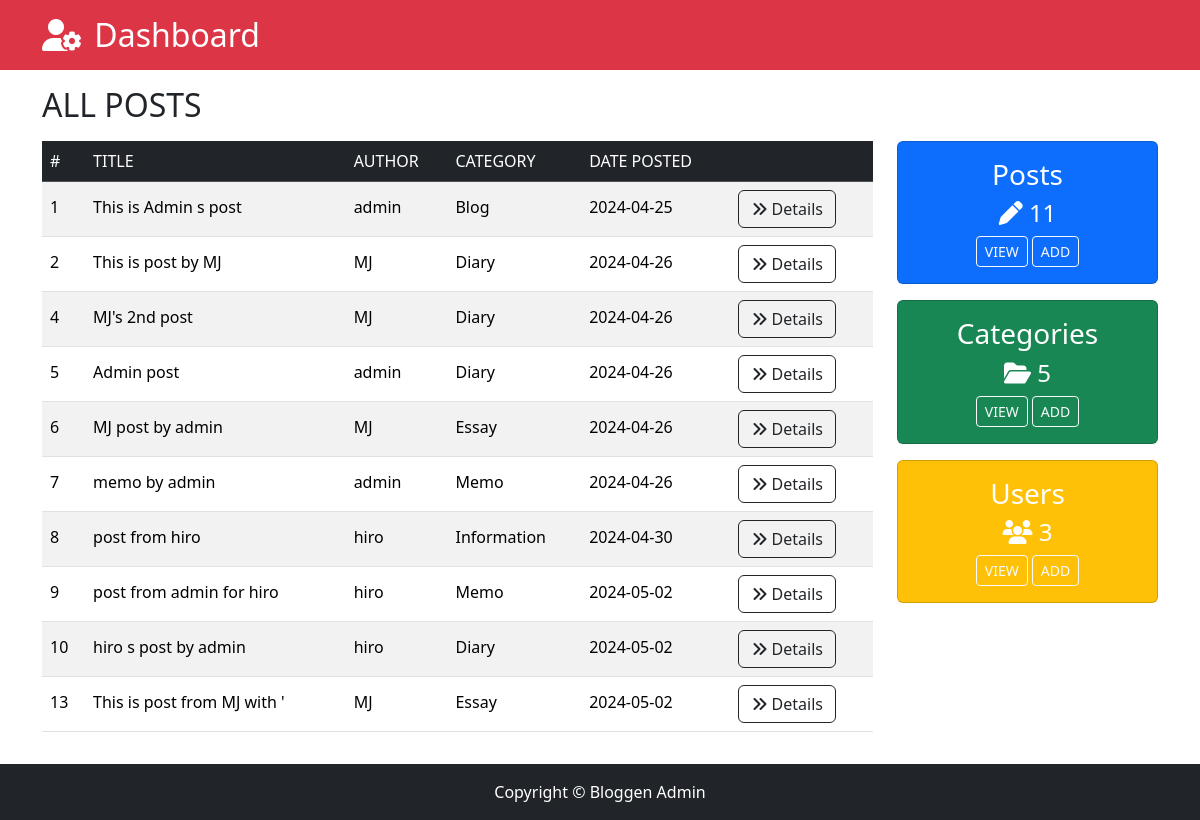
Page /dashboard.php on the committed database.
### tables this page shows
CREATE TABLE `posts` (
  `post_id` int(11) NOT NULL,
  `post_title` varchar(45) NOT NULL,
  `post_message` text NOT NULL,
  `date_posted` date NOT NULL,
  `account_id` int(11) NOT NULL,
  `category_id` int(11) NOT NULL
);

CREATE TABLE `accounts` (
  `account_id` int(11) NOT NULL,
  `username` varchar(15) NOT NULL,
  `password` varchar(255) NOT NULL,
  `role` varchar(1) DEFAULT 'U'
);

CREATE TABLE `categories` (
  `category_id` int(11) NOT NULL,
  `category_name` varchar(45) NOT NULL
);

### app/post-function.php (called while the page is built, shortened)
<?php
function getAllPosts($conn)
{
    $sql =
        "SELECT
        `posts`.`post_id` AS `id`,
        `posts`.`post_title` AS `title`,
        `accounts`.`username` AS `author`,
        `categories`.`category_name` AS `category`,
        `posts`.`date_posted` AS `date_posted`
        FROM `posts`
        INNER JOIN `accounts` ON `posts`.`account_id` = `accounts`.`account_id`
        INNER JOIN `categories` ON `posts`.`category_id` = `categories`.`category_id`";
    if ($result = $conn->query($sql)) {
        while ($post = $result->fetch_assoc()) {
            $all_posts[] = $post;
        }
        return $all_posts;
    } else {
        die("Error retrieving all posts: " . $conn->error);
    }
}
function getNumPosts($conn)
{
    $sql =
        "SELECT COUNT(`post_id`) AS `num_posts`
        FROM `posts`";
    if ($result = $conn->query($sql)) {
        while ($posts = $result->fetch_assoc()) {
            $num_posts = $posts['num_posts'];
        }
        return $num_posts;
    } else {
        die("Error retrieving a number of posts: " . $conn->error);
    }
}

### app/category-function.php (called while the page is built, shortened)
<?php
function getNumCategories($conn) {
    $sql =
        "SELECT COUNT(`category_id`) AS `num_categories`
        FROM `categories`";
    if ($result = $conn->query($sql)) {
        while ($categories = $result->fetch_assoc()) {
            $num_categories = $categories['num_categories'];
        }
        return $num_categories;
    } else {
        die("Error retrieving a number of categories: " . $conn->error);
    }
}

### app/user-function.php (called while the page is built, shortened)
<?php
function getNumUsers($conn)
{
    $sql =
        "SELECT COUNT(`user_id`) AS `num_users`
        FROM `users`";
    if ($result = $conn->query($sql)) {
        while ($users = $result->fetch_assoc()) {
            $num_users = $users['num_users'];
        }
        return $num_users;
    } else {
        die("Error retrieving a number of users: " . $conn->error);
    }
}

### dashboard.php (the view, shortened to what this page needs)
<?php
$mysqli = Database::getInstance();
$all_posts = getAllPosts($mysqli);
$num_posts = getNumPosts($mysqli);
$num_categories = getNumCategories($mysqli);
$num_users = getNumUsers($mysqli);
include("_parts/_header.php");
?>
<div class="container-fluid bg-danger">
    <div class="container">
        <h2 class="text-white m-0 py-3">
            <i class="fa-solid fa-user-gear pe-1"></i>
            Dashboard
        </h2>
    </div>
</div>
<div class="container mt-3 mb-3">
    <h2 class="mb-3">ALL POSTS</h2>
    <div class="row">
        <div class="col-md-9">
            <div class="table-responsive">
                <table class="table table-striped table-hover">
                    <thead class="table-dark">
                        <tr>
                            <th>#</th>
                            <th>TITLE</th>
                            <th>AUTHOR</th>
                            <th>CATEGORY</th>
                            <th>DATE POSTED</th>
                            <th></th>
                        </tr>
                    </thead>
                    <tbody class="">
                        <?php foreach ($all_posts as $post) : ?>
                            <tr>
                                <td><?= $post['id'] ?></td>
                                <td><?= $post['title'] ?></td>
                                <td><?= $post['author'] ?></td>
                                <td><?= $post['category'] ?></td>
                                <td><?= $post['date_posted'] ?></td>
                                <td>
                                    <form action="" method="post">
                                        <button type="submit" name="btn_submit_post_id" value="<?= $post['id'] ?>" class="btn btn-outline-dark">
                                            <i class="fa-solid fa-angles-right"></i>
                                            Details
                                        </button>
                                    </form>
                                </td>
                            </tr>
                        <?php endforeach; ?>
                    </tbody>
                </table>
            </div>
        </div>
        <div class="col-md-3">
            <div class="card bg-primary mb-3">
                <div class="card-body text-center text-white">
                    <h3>Posts</h3>
                    <p class="h4">
                        <i class="fa-solid fa-pen"></i>
                        <?= $num_posts ?>
                    </p>
                    <a href="posts.php" class="btn btn-outline-light btn-sm">
                        VIEW
                    </a>
                    <a href="add-post.php" class="btn btn-outline-light btn-sm">
                        ADD
                    </a>
                </div>
            </div>
            <div class="card bg-success mb-3">
                <div class="card-body text-center text-white">
                    <h3>Categories</h3>
                    <p class="h4">
                        <i class="fa-solid fa-folder-open"></i>
                        <?= $num_categories ?>
                    </p>
                    <a href="categories.php" class="btn btn-outline-light btn-sm">
                        VIEW
                    </a>
                    <a href="categories.php" class="btn btn-outline-light btn-sm">
                        ADD
                    </a>
                </div>
            </div>
            <div class="card bg-warning mb-3">
                <div class="card-body text-center text-white">
                    <h3>Users</h3>
                    <p class="h4">
                        <i class="fa-solid fa-users"></i>
                        <?= $num_users ?>
                    </p>
                    <a href="users.php" class="btn btn-outline-light btn-sm">
                        VIEW
                    </a>
                    <a href="users.php" class="btn btn-outline-light btn-sm">
                        ADD
                    </a>
                </div>
            </div>
        </div>
    </div>
</div>
<?php
include("_parts/_footer.php");
?>

### _parts/_header.php (shortened to what this page needs)
<!DOCTYPE html>
<html lang="en">
<head>
    <link rel="stylesheet" href="css/reset.css">
    <link rel="stylesheet" href="css/style.css">
    <link href="https://cdn.jsdelivr.net/npm/bootstrap@5.3.3/dist/css/bootstrap.min.css" rel="stylesheet">
    <link rel="stylesheet" href="https://cdnjs.cloudflare.com/ajax/libs/font-awesome/6.5.1/css/all.min.css">
</head>
<body>

### _parts/_footer.php (shortened to what this page needs)
<div class="container-fluid bg-dark">
    <p class="text-center text-white m-0 py-3">Copyright &copy; Bloggen Admin</p>
</div>
</body>
</html>

### rows in the picture
posts: post_id "1", post_title "This is Admin s post", account.username "admin", category.category_name "Blog", date_posted "2024-04-25"
posts: post_id "2", post_title "This is post by MJ", account.username "MJ", category.category_name "Diary", date_posted "2024-04-26"
posts: post_id "4", post_title "MJ's 2nd post", account.username "MJ", category.category_name "Diary", date_posted "2024-04-26"
posts: post_id "5", post_title "Admin post", account.username "admin", category.category_name "Diary", date_posted "2024-04-26"
posts: post_id "6", post_title "MJ post by admin", account.username "MJ", category.category_name "Essay", date_posted "2024-04-26"
posts: post_id "7", post_title "memo by admin", account.username "admin", category.category_name "Memo", date_posted "2024-04-26"
posts: post_id "8", post_title "post from hiro", account.username "hiro", category.category_name "Information", date_posted "2024-04-30"
posts: post_id "9", post_title "post from admin for hiro", account.username "hiro", category.category_name "Memo", date_posted "2024-05-02"
posts: post_id "10", post_title "hiro s post by admin", account.username "hiro", category.category_name "Diary", date_posted "2024-05-02"
posts: post_id "13", post_title "This is post from MJ with '", account.username "MJ", category.category_name "Essay", date_posted "2024-05-02"

### other values in the picture
$num_posts "11"
$num_categories "5"
$num_users "3"
